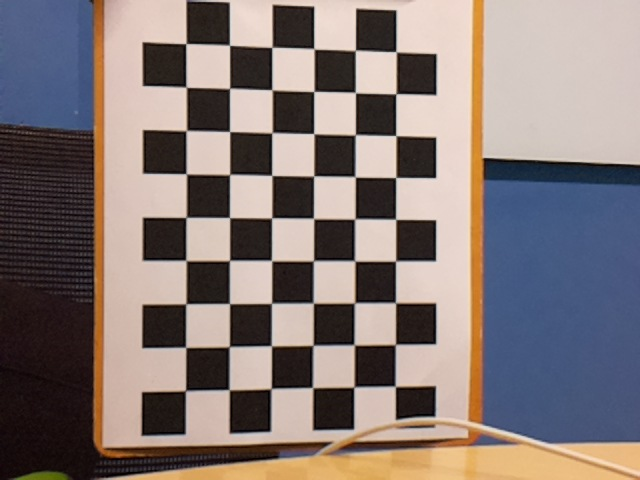
#> input picture Stereoscopic/DisplayTesting/image1.jpg, 640 x 480 px
$ python pngMaker.py
#> lines starting #> are read from the running program, lines starting #| are printed output that depends on the picture; after the words box and inside, x2 and y2 are one past the last pixel; in counts of white or black regions, pixels touching at a corner belong together
from PIL import Image
import numpy as np

# Open the original JPG image
img = Image.open("image1.jpg")
#> img is the input picture: PIL image 640x480 RGB; mean R, G, B 132.2, 120.2, 117.7

# Resize the image to 640x480 if it's not already that size
img = img.resize((640, 480))

# Convert the image to PNG format
img = img.convert("RGBA")
#> img: PIL image 640x480 RGBA

# Create an alpha channel (all opaque initially)
alpha = Image.new('L', img.size, 255)
#> alpha: PIL image 640x480 L; every value is 255

# Calculate the coordinates for the 100x100 square in the middle
width, height = img.size
#> width = 640; height = 480
left = (width - 100) // 2
#> left = 270
top = (height - 100) // 2
#> top = 190
right = left + 100
#> right = 370
bottom = top + 100
#> bottom = 290

# Create a mask for the square
mask = Image.new('L', img.size, 255)
mask_array = np.array(mask)
mask_array[top:bottom, left:right] = 0
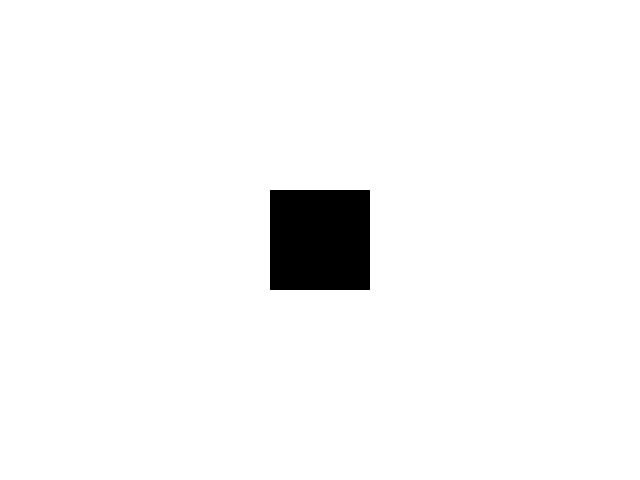
#> mask_array: shape (480, 640); 96.7% white; 1 black region, box (x1, y1, x2, y2) and area: (270, 190, 370, 290) 10000
mask = Image.fromarray(mask_array)

# Apply the mask to the alpha channel
alpha = Image.composite(Image.new('L', img.size, 0), alpha, mask)

# Apply the alpha channel to the image
img.putalpha(alpha)
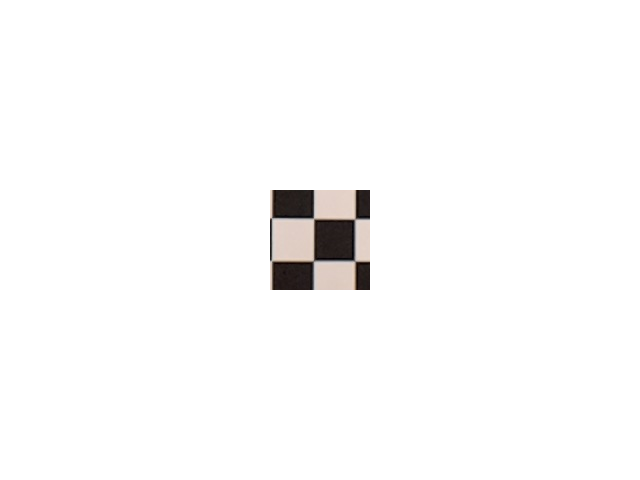
#> img: PIL image 640x480 RGBA; mean R, G, B, A 132.2, 120.2, 117.7, 8.3; transparent parts drawn white

# Save the result
img.save("transTest.png")

print("Image processed and saved as transTest.png")

$ run again, with Stereoscopic/DisplayTesting/test.jpg copied over Stereoscopic/DisplayTesting/image1.jpg
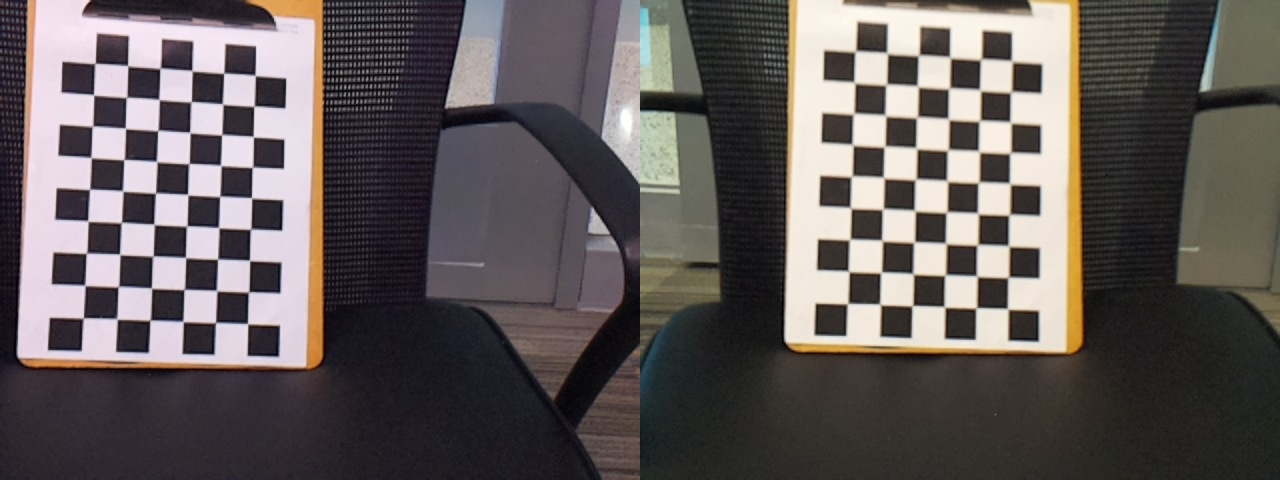
#> input picture Stereoscopic/DisplayTesting/test.jpg, 1280 x 480 px
#> img is the input picture: PIL image 1280x480 RGB; mean R, G, B 98.1, 91.4, 90.3
#> `img = img.resize((640, 480))`:
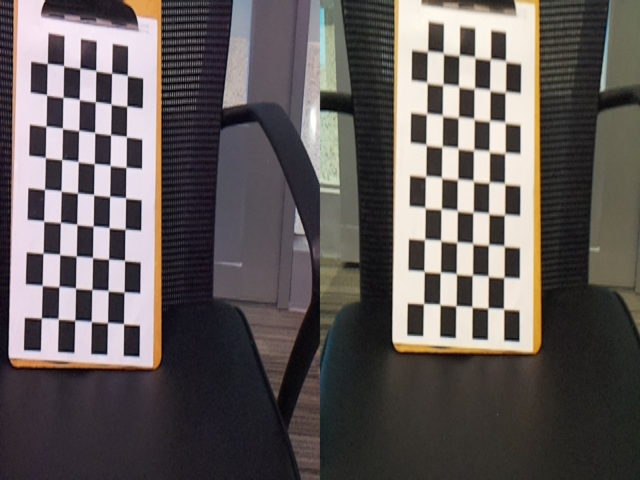
#> img: PIL image 640x480 RGB; mean R, G, B 98.1, 91.4, 90.3
#> mask_array: shape (480, 640); 96.7% white; 1 black region, box (x1, y1, x2, y2) and area: (270, 190, 370, 290) 10000
#> `img.putalpha(alpha)`:
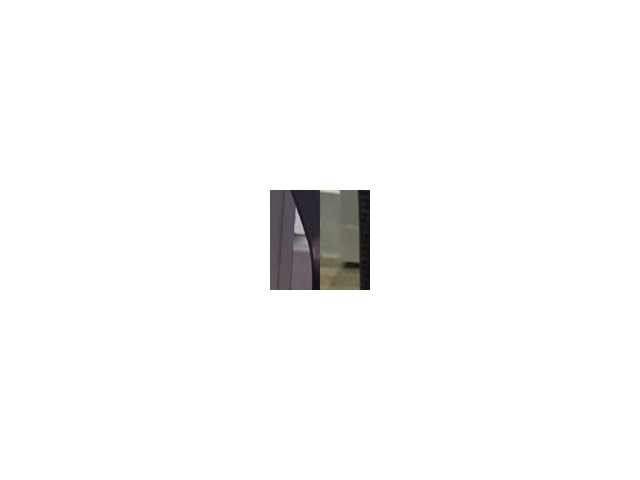
#> img: PIL image 640x480 RGBA; mean R, G, B, A 98.1, 91.4, 90.3, 8.3; transparent parts drawn white
